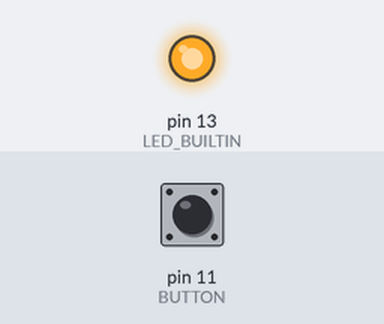
A sketch run on a simulated Arduino Uno, built with avr-gcc and run on an emulated ATmega328P. Shown: output pins drawn as LEDs (lit = HIGH). Inputs (shaded band) come from the test bench; at power-on: pin 11 (BUTTON) HIGH. What the sketch prints to the serial monitor is not drawn.

Above: at 1.2 s.
1.3 s: pin 11 (BUTTON) pulled LOW for 0.15 s
At 1.37 s:
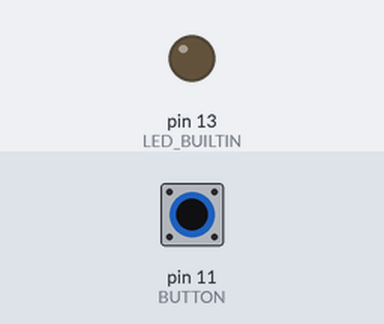
2.9 s: pin 11 (BUTTON) pulled LOW for 3.2 s
At 6.9 s:
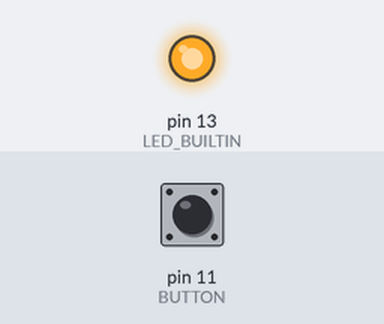
Timing chart, 0 to 8.4 s (numbered marks = the images above; inputs shaded):
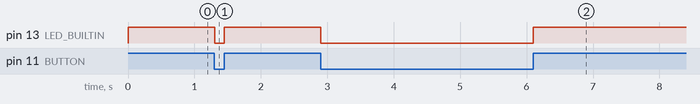

Measured:
- after the input at 1.3 s, pin 13 (LED_BUILTIN): HIGH → LOW at once, → HIGH 0.15 s later
- after the input at 2.9 s, pin 13 (LED_BUILTIN): HIGH → LOW at once, → HIGH 3.2 s later

The sketch:

continuitytester.ino
```cpp
const int BUTTON = 11;
int BUTTONstate = 0;

void setup()
{
  Serial.begin(9600);
  pinMode(BUTTON, INPUT_PULLUP);
  pinMode(LED_BUILTIN, OUTPUT);
}

void loop()
{
  Serial.println(digitalRead(BUTTON));
  BUTTONstate = digitalRead(BUTTON);
  if (BUTTONstate == HIGH)
  {
    digitalWrite(LED_BUILTIN, HIGH);
  }
  else{
    digitalWrite(LED_BUILTIN, LOW);
  }
}
```
